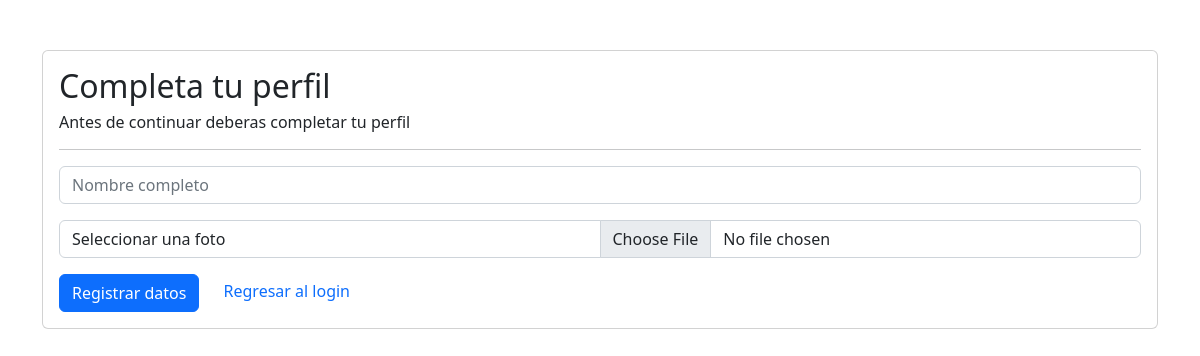
The app's page /home (signed in), older data.
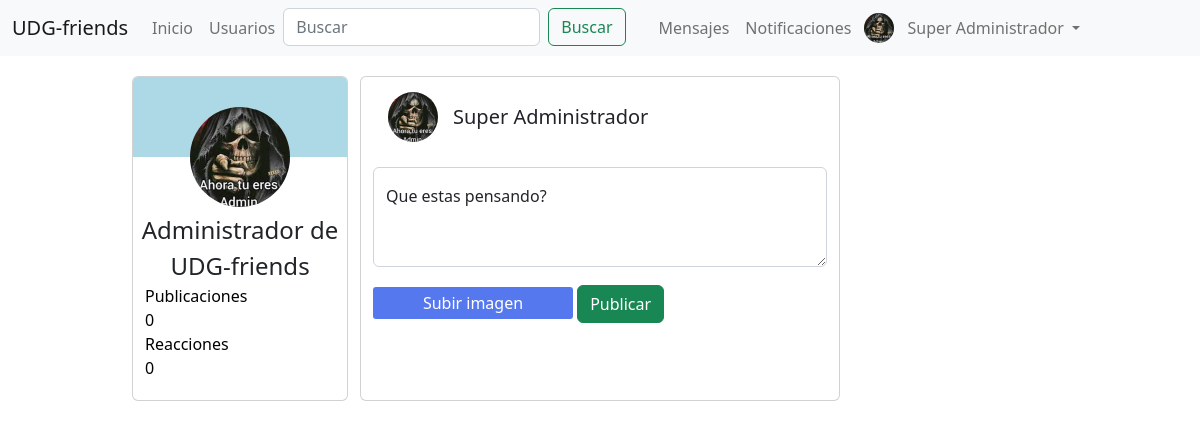
The same page, newer data.
### tables this page shows
CREATE TABLE `perfil` (
  `idperfil` int(11) NOT NULL,
  `idUsuario` int(11) NOT NULL,
  `fotoPerfil` varchar(200) NOT NULL,
  `nombreCompleto` varchar(100) NOT NULL
);

### app/libs/Base.php (called while the page is built, shortened)
<?php
class Base
{
    protected $host = DB_HOST;
    protected $dbname = DB_NAME;
    protected $dbuser = DB_USER;
    protected $dbpass = DB_PASSWORD;
    private $dbh;
    private $stmt;
    public function __construct()
    {
        $dns = "mysql:host=" . $this->host . ";dbname=" . $this->dbname;
        $option = [
            PDO::ATTR_ERRMODE => true,
            PDO::ATTR_ERRMODE => PDO::ERRMODE_EXCEPTION
        ];
        try {
            $this->dbh = new PDO($dns, $this->dbuser, $this->dbpass, $option);
            $this->dbh->exec("set names utf8");
        } catch (PDOException $e) {
            $this->error = $e->getMessage();
            echo $this->error;
        }
    }
    public function query($sql)
    {
        return $this->stmt = $this->dbh->prepare($sql);
    }
    public function bind($parametro, $valor, $tipo = null)
    {
        if (is_null($tipo)) {
            switch (true) {
                case is_int($valor):
                    $tipo = PDO::PARAM_INT;
                    break;
                default:
                    $tipo = PDO::PARAM_STR;
                    break;
            }
        }
        return $this->stmt->bindValue($parametro, $valor, $tipo);
    }
    public function execute()
    {
        return $this->stmt->execute();
    }
    public function register()
    {
        $this->execute();
        return $this->stmt->fetch(PDO::FETCH_OBJ);
    }
}

### app/models/usuario.php (called while the page is built, shortened)
<?php
class usuario
{
  private $db;
  public function __construct()
  {
    $this->db = new Base;
  }
  public function getUsuario($usuario)
  {
    $this->db->query('SELECT * FROM usuarios WHERE usuario =  :user');
    $this->db->bind(':user', $usuario);
    return $this->db->register();
  }
  public function getPerfil($idusuario)
  {
    $this->db->query('SELECT * FROM perfil WHERE idusuario = :id');
    $this->db->bind(':id', $idusuario);
    return $this->db->register();
  }
}

### app/libs/Core.php (called while the page is built, shortened)
<?php
class Core
{
    protected $currentMethod = "index";
    public function __construct()
    {
        $url = $this->getURL();
        $this->currentController = new $this->currentController;
        $this->parameters = $url ? array_values($url) : [];
        call_user_func_array([$this->currentController, $this->currentMethod], $this->parameters);
    }
    public function getURL()
    {
        if (isset($_GET["url"])) {
            $url = trim($_GET["url"], "/");
            $url = filter_var($url, FILTER_SANITIZE_URL);
            $url = explode("/", $url);
            return $url;
        }
    }
}

### public/index.php (called while the page is built, shortened)
<?php
$init = new Core;

### app/views/pages/home.php (the view, shortened to what this page needs)
<?php
include_once URL_APP . '/views/custom/header.php';
include_once URL_APP . '/views/custom/navbar.php';
?>
<div style=" width: 80%; margin:auto; margin-top:20px" class="row">
    <div class="col">
        <div style="justify-content: center" class="card">
            <div class="foto-columna">
                <img style="width: 100%;height:auto;" src="<?php echo URL_PROJECT . '/' . $datos['perfil']->fotoPerfil ?>" alt="perfil" />
            </div>
            <div style="margin:auto; margin-top:5px; font-size:x-large;text-align: center;"><?php echo $datos['perfil']->nombreCompleto ?></div>
            <div style="margin:auto; margin-bottom: 20px;" class="row">
                <a style="text-decoration:none; color: #000" class="col" href="#">Publicaciones <br> 0 </a>
                <a style="text-decoration:none; color: #000" class="col" href="#">Reacciones <br> 0 </a>
            </div>
        </div>
    </div>
    <div  class="col-6 card">
        <div class="">
            <div class="">
                <div class="" style="width:50px; height:50px; border-radius:50%; background-color: #ccc;  overflow: hidden;  margin:15px">
                    <a href=""> <img style="width: 100%;height:auto;" src="<?php echo URL_PROJECT . '/' . $datos['perfil']->fotoPerfil ?>" alt="perfil" /></a>
                </div>
                <div style="margin-top:-55px; margin-left:80px; font-size:20px " class="mb-3"> <?php echo ucwords($_SESSION['usuario']); ?></div>
            </div>
            <form action="" class="">
                <div class="form-floating">
                    <textarea style="margin-top:35px; height:100px" name="post" class="form-control " placeholder="Que estas pensando?" id="floatingTextarea" required></textarea>
                    <label for="floatingTextarea">Que estas pensando?</label>
                </div>
                <div class="">
                        <div style="margin-top: 20px;" class="file-select" id="src-file1">
                        </div>
                    <button class="btn btn-success">Publicar</button>
                </div>
            </form>
        </div>
    </div>
    <div class="col">
    </div>
</div>
<?php
include_once URL_APP . '/views/custom/footer.php';
?>

### app/controllers/Home.php (shortened to what this page needs)
<?php
class Home extends Controller
{
    public function __construct()
    {
        $this->usuario = $this->model('usuario');
    }
    public function index()
    {
        if (isset($_SESSION['logueado'])) {
            $datosUsuario = $this->usuario->getUsuario($_SESSION['usuario']);
            $datosPerfil = $this->usuario->getPerfil($_SESSION['logueado']);
            if ($datosPerfil) {
                $datosRed = [
                    'usuario' => $datosUsuario,
                    'perfil' => $datosPerfil
                ];
                $this->view('pages/home', $datosRed);
            } else {
                $this->view('pages/perfil/completarPerfil', $_SESSION['logueado']);
            }
        } else {
            redirection('/home/login');
        }
    }
}

### app/libs/Controller.php (shortened to what this page needs)
<?php
class Controller
{
    public function model($modelo)
    {
        return new $modelo;
    }
    public function view($view, $datos = [])
    {
        if (file_exists("../app/views/" . $view . ".php")) {
            require_once "../app/views/" . $view . ".php";
        } else {
            echo "La vista no existe";
        }
    }
}

### app/views/custom/header.php (shortened to what this page needs)
<!DOCTYPE html>
<html lang="en">
<head>
    <link href="https://cdn.jsdelivr.net/npm/bootstrap@5.2.2/dist/css/bootstrap.min.css" rel="stylesheet">
    <link href="https://getbootstrap.com/docs/5.2/assets/css/docs.css" rel="stylesheet">
    <link rel="stylesheet" href="http://localhost/UDG-friends/public/css/styles.css">
</head>
<body>

### app/views/pages/perfil/completarPerfil.php (shortened to what this page needs)
<?php
include_once URL_APP . '/views/custom/header.php';
?>
<div style="margin-top:50px" class="container">
    <div class="card">
        <div class="card-body">
            <h2>Completa tu perfil</h2>
            <h6>Antes de continuar deberas completar tu perfil</h6>
            <hr>
            <div>
                <form action="<?php echo URL_PROJECT ?>/home/insertarRegistrosPerfil" method="POST" enctype="multipart/form-data">
                    <div class="mb-3">
                        <input type="text" class="form-control" name="nombre" placeholder="Nombre completo" required>
                    </div>
                    <div>
                        <div class="input-group mb-3">
                            <label class="form-control" for="imagen">Seleccionar una foto</label>
                            <input type="file" class="form-control" id="inputGroupFile01" name="imagen" id="imagen" required>
                        </div>
                        <button class="btn btn-primary">Registrar datos</button>
                        <a style="text-decoration: none; margin-left:20px " class="mb-3" href="<?php echo URL_PROJECT ?>/home/logout">Regresar al login</a>
                    </div>
                </form>
            </div>
        </div>
    </div>
</div>
<?php
include_once URL_APP . '/views/custom/footer.php';
?>

### app/views/custom/footer.php (shortened to what this page needs)
</body>
</html>

### app/views/custom/navbar.php (shortened to what this page needs)
<nav class="navbar navbar-expand-lg bg-light">
    <div class="container-fluid">
        <a class="navbar-brand" href="#">UDG-friends
        </a>
        <div class="collapse navbar-collapse" id="navbarSupportedContent">
            <ul class="navbar-nav me-auto ">
                <li class="nav-item">
                    <a class="nav-link" href="#">Inicio</a>
                </li>
                <li class="nav-item">
                    <a class="nav-link" href="#">Usuarios</a>
                </li>
                <li class="nav-item">
                    <form class="d-flex">
                        <input class="form-control me-2" name="buscar" type="text" placeholder="Buscar">
                        <button class="btn btn-outline-success" type="submit">Buscar
                        </button>
                    </form>
                </li>
            </ul>
            <ul class="navbar-nav ">
                <li class="nav-item">
                    <a class="nav-link" href="#">Mensajes</a>
                </li>
                <li class="nav-item">
                    <a class="nav-link" href="#">Notificaciones</a>
                </li>
                <li class="nav-item">
                    <div style ="width:30px; height:30px; border-radius:50%; background-color: #ccc;  overflow: hidden;  margin:5px">
                    <img  style="width: 100%;height:auto;" src="<?php echo URL_PROJECT . '/' . $datos['perfil']->fotoPerfil ?>" alt="perfil" />
                </div>
                </li>
                <li style="margin-right:100px" class="nav-item dropdown">
                    <a class="nav-link dropdown-toggle" href="#" role="button" data-bs-toggle="dropdown" aria-expanded="false">
                            <?php echo ucwords($_SESSION['usuario']); ?>
                    </a>
                </li>
            </ul>
        </div>
    </div>
</nav>

### public/css/styles.css (style rules this page uses)
.foto-columna { width: 100px; height: 100px; border-radius: 50%; background-color: #ccc; overflow: hidden; margin: auto; margin-top: -50px; position: relative; }
.file-select { position: relative; display: inline-block; }
.file-select::before { background-color: #5678EF; color: white; display: flex; justify-content: center; align-items: center; border-radius: 3px; content: 'Subir imagen'; position: absolute; left: 0; right: 0; top: 0; bottom: 0; }

Row changes from the older to the newer data that the page shows:
added perfil: fotoPerfil (picture), nombreCompleto "Administrador de UDG-friends"
Text that changed along with them:
$_SESSION['usuario']: (not shown) → "Super Administrador"
text no longer shown: "Completa tu perfil Antes de continuar deberas completar tu perfil Seleccionar una foto Registrar datos Regresar al login"
text now shown: "UDG-friends Inicio Usuarios Buscar Mensajes Notificaciones Publicaciones 0 Reacciones 0 Publicar"
